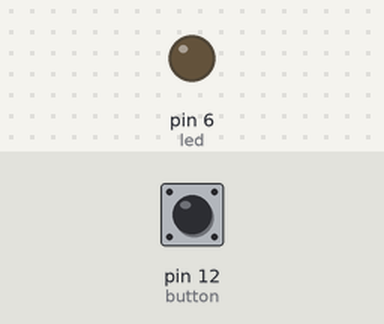
A sketch run on a simulated Arduino Uno, built with avr-gcc and run on an emulated ATmega328P. Shown: output pins drawn as LEDs (lit = HIGH). The inputs (shaded band) are chosen by the test bench; at power-on: pin 12 (button) HIGH. What the sketch prints to the serial monitor is not drawn.

Above: at 1.2 s.
1.3 s: pin 12 (button) pulled LOW for 0.15 s
At 2.1 s:
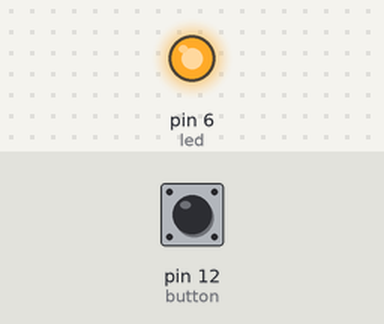
2.9 s: pin 12 (button) pulled LOW for 1 s
At 3.3 s:
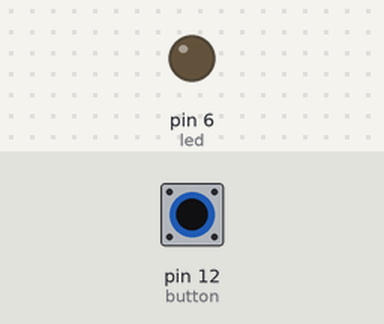
5.4 s: pin 12 (button) pulled LOW for 3.2 s
At 6.4 s:
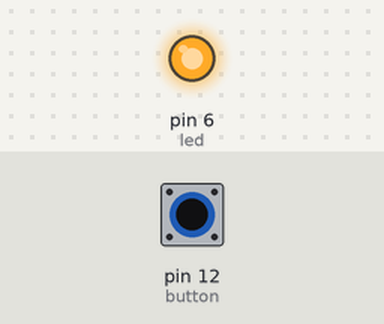
Timing chart, 0 to 8.4 s (numbered marks = the images above; inputs shaded):
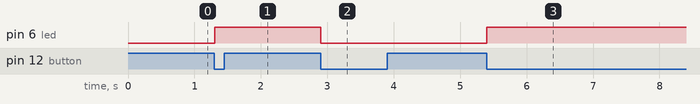

Measured:
- after the input at 1.3 s, pin 6 (led): LOW → HIGH at once
- after the input at 2.9 s, pin 6 (led): HIGH → LOW at once
- after the input at 5.4 s, pin 6 (led): LOW → HIGH at once

The sketch:

button_switch.ino
```cpp
int button = 12;
int led = 6;
int state = false;
int prevbtnstate = false;

void setup() {
  pinMode(led, OUTPUT);
  pinMode(button, INPUT_PULLUP);
  Serial.begin(9600);
}

void loop() {
  Serial.println(digitalRead(button));
  if (digitalRead(button) == LOW && prevbtnstate != digitalRead(button)) {
    state = !state;
    digitalWrite(led, state);
    prevbtnstate = digitalRead(button);
  }
  if(digitalRead(button) == HIGH) {
    prevbtnstate = digitalRead(button);

   }
}


/* switch

   Each time the input pin goes from LOW to HIGH (e.g. because of a push-button
   press), the output pin is toggled from LOW to HIGH or HIGH to LOW.  There's
   a minimum delay between toggles to debounce the circuit (i.e. to ignore
   noise).

   David A. Mellis
   21 November 2006
*/

//int inPin = 12;         // the number of the input pin
//int outPin = 6;       // the number of the output pin
//
//int state = HIGH;      // the current state of the output pin
//int reading;           // the current reading from the input pin
//int previous = LOW;    // the previous reading from the input pin
//
//// the follow variables are long's because the time, measured in miliseconds,
//// will quickly become a bigger number than can be stored in an int.
//long time = 0;         // the last time the output pin was toggled
//long debounce = 200;   // the debounce time, increase if the output flickers
//
//void setup()
//{
//  pinMode(inPin, INPUT);
//  pinMode(outPin, OUTPUT);
//}
//
//void loop()
//{
//  reading = digitalRead(inPin);
//
//  // if the input just went from LOW and HIGH and we've waited long enough
//  // to ignore any noise on the circuit, toggle the output pin and remember
//  // the time
//  if (reading == HIGH && previous == LOW && millis() - time > debounce) {
//    if (state == HIGH)
//      state = LOW;
//    else
//      state = HIGH;
//
//    time = millis();
//  }
//
//  digitalWrite(outPin, state);
//
//  previous = reading;
//}
```
